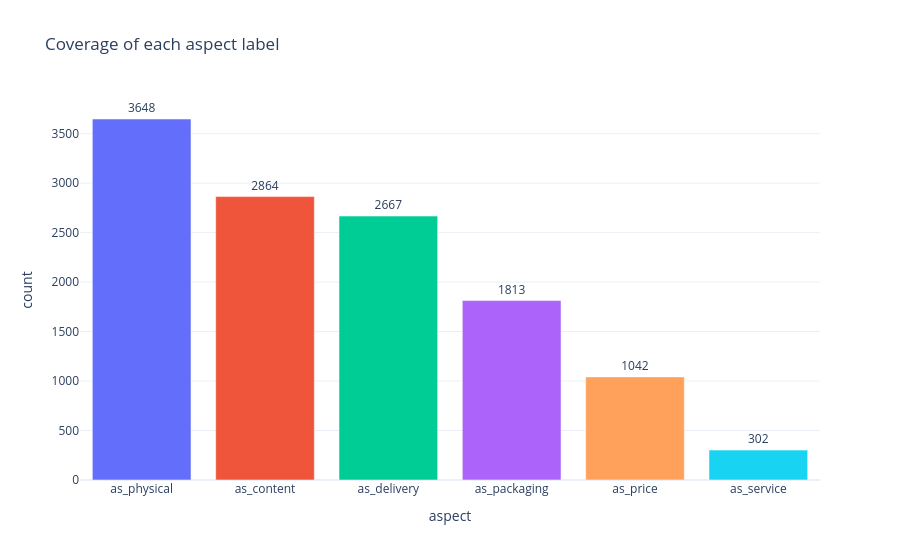

Notebook source saved alongside this figure:
### Markdown cell above
## Bar Chart: Aspect Coverage

### Code cell
aspect_coverage = (
    df[ASPECT_COLS]
    .notna()
    .sum()
    .sort_values(ascending=False)
    .reset_index()
)
aspect_coverage.columns = ["aspect", "count"]

fig = px.bar(
    aspect_coverage,
    x="aspect",
    y="count",
    text="count",
    color="aspect",
    title="Coverage of each aspect label",
)
fig.update_traces(textposition="outside")
fig.update_layout(showlegend=False, template="plotly_white")
fig.show()

### Figure 1 — Plotly figure (JSON) as saved in the notebook; plotly's stock layout.template omitted (floating-point values rounded to 4 significant figures)
{"data": [{"alignmentgroup": "True", "hovertemplate": "aspect=%{x}<br>count=%{text}<extra></extra>", "legendgroup": "as_physical", "marker": {"color": "#636efa", "pattern": {"shape": ""}}, "name": "as_physical", "offsetgroup": "as_physical", "orientation": "v", "showlegend": true, "text": [3648], "textposition": "outside", "type": "bar", "x": ["as_physical"], "xaxis": "x", "y": [3648], "yaxis": "y"}, {"alignmentgroup": "True", "hovertemplate": "aspect=%{x}<br>count=%{text}<extra></extra>", "legendgroup": "as_content", "marker": {"color": "#EF553B", "pattern": {"shape": ""}}, "name": "as_content", "offsetgroup": "as_content", "orientation": "v", "showlegend": true, "text": [2864], "textposition": "outside", "type": "bar", "x": ["as_content"], "xaxis": "x", "y": [2864], "yaxis": "y"}, {"alignmentgroup": "True", "hovertemplate": "aspect=%{x}<br>count=%{text}<extra></extra>", "legendgroup": "as_delivery", "marker": {"color": "#00cc96", "pattern": {"shape": ""}}, "name": "as_delivery", "offsetgroup": "as_delivery", "orientation": "v", "showlegend": true, "text": [2667], "textposition": "outside", "type": "bar", "x": ["as_delivery"], "xaxis": "x", "y": [2667], "yaxis": "y"}, {"alignmentgroup": "True", "hovertemplate": "aspect=%{x}<br>count=%{text}<extra></extra>", "legendgroup": "as_packaging", "marker": {"color": "#ab63fa", "pattern": {"shape": ""}}, "name": "as_packaging", "offsetgroup": "as_packaging", "orientation": "v", "showlegend": true, "text": [1813], "textposition": "outside", "type": "bar", "x": ["as_packaging"], "xaxis": "x", "y": [1813], "yaxis": "y"}, {"alignmentgroup": "True", "hovertemplate": "aspect=%{x}<br>count=%{text}<extra></extra>", "legendgroup": "as_price", "marker": {"color": "#FFA15A", "pattern": {"shape": ""}}, "name": "as_price", "offsetgroup": "as_price", "orientation": "v", "showlegend": true, "text": [1042], "textposition": "outside", "type": "bar", "x": ["as_price"], "xaxis": "x", "y": [1042], "yaxis": "y"}, {"alignmentgroup": "True", "hovertemplate": "aspect=%{x}<br>count=%{text}<extra></extra>", "legendgroup": "as_service", "marker": {"color": "#19d3f3", "pattern": {"shape": ""}}, "name": "as_service", "offsetgroup": "as_service", "orientation": "v", "showlegend": true, "text": [302], "textposition": "outside", "type": "bar", "x": ["as_service"], "xaxis": "x", "y": [302], "yaxis": "y"}], "layout": {"barmode": "relative", "legend": {"title": {"text": "aspect"}, "tracegroupgap": 0}, "showlegend": false, "title": {"text": "Coverage of each aspect label"}, "xaxis": {"anchor": "y", "categoryarray": ["as_physical", "as_content", "as_delivery", "as_packaging", "as_price", "as_service"], "categoryorder": "array", "domain": [0, 1], "title": {"text": "aspect"}}, "yaxis": {"anchor": "x", "domain": [0, 1], "title": {"text": "count"}}}}
